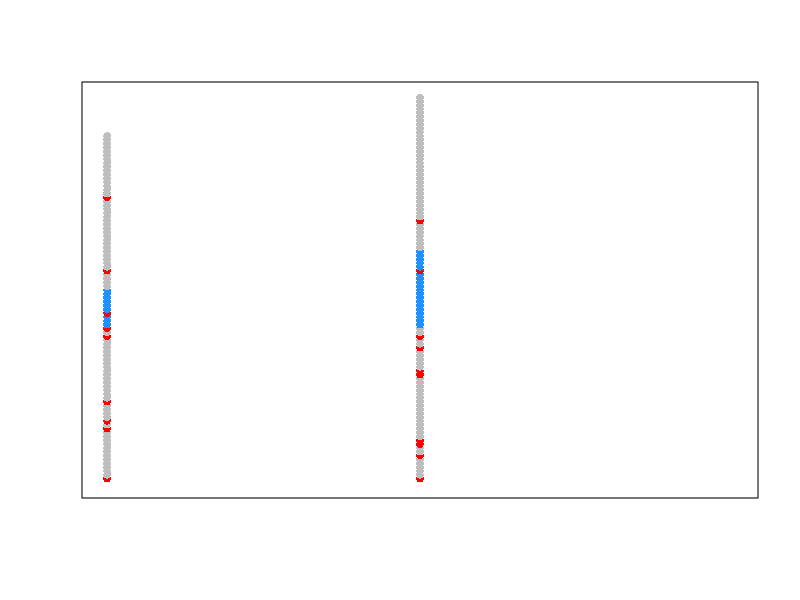
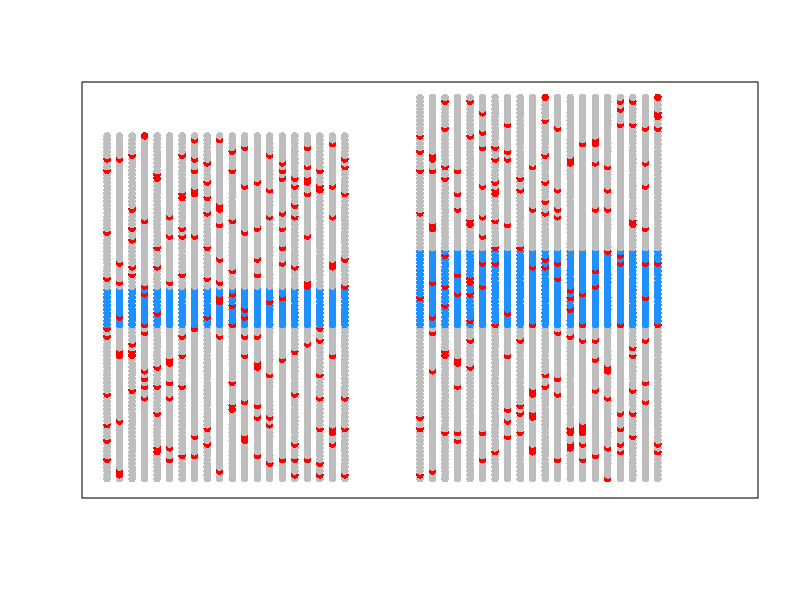
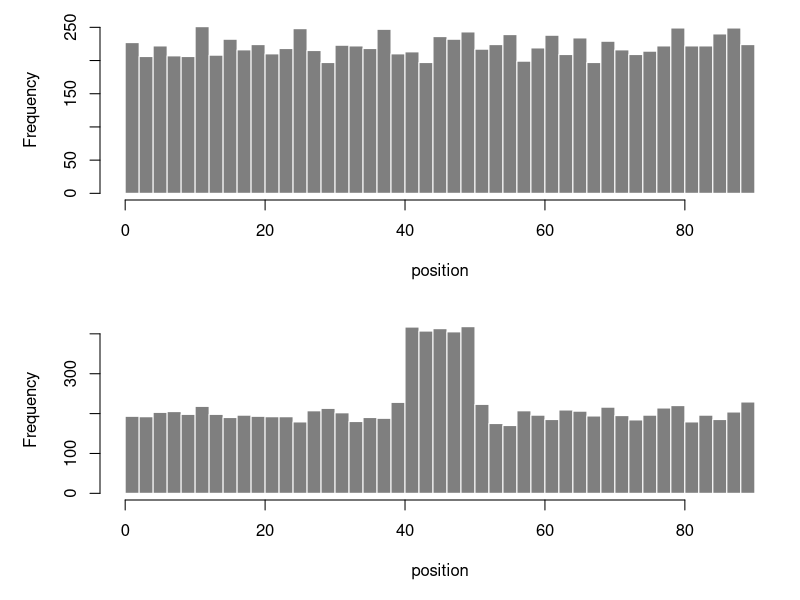
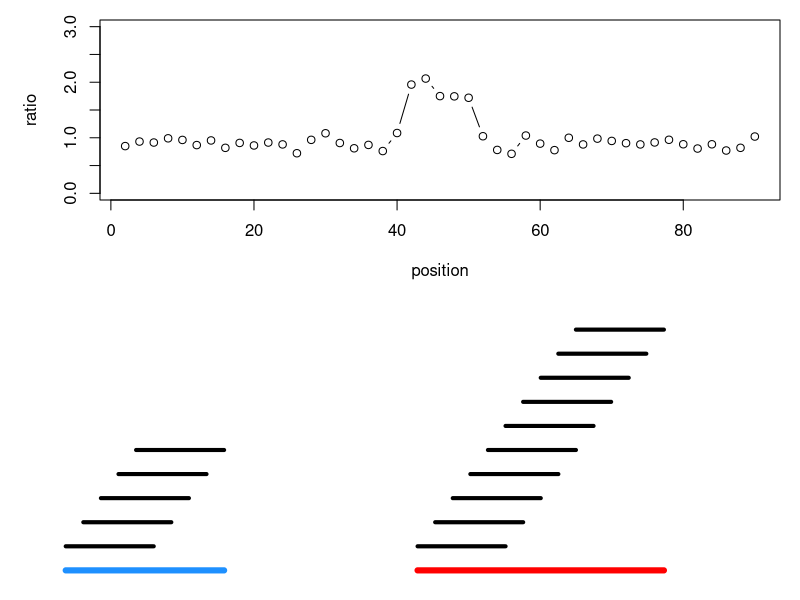

Generate these figures, in order, with R:
## ---- chunk 1
plotCov <- function(t=30,m=10,plt=TRUE) {
  coverage1 <- c()
  coverage2 <- c()
  n <- 90
  copy1 <- 41:50
  copy2 <- 41:60
  seq1 <- seq_len(n)
  seq2 <- c(1:40, copy1, copy1, 51:90)
  if (plt) plot(0,0,xlab="",ylab="",xaxt="n",yaxt="n",ylim=c(0,n+10),xlim=c(0,1),type="n")
  for (i in 0:(t-1)) {
    x1 <- sample(seq1,m,TRUE)
    x2 <- sample(seq2,m,TRUE)
    xx2 <- sample(seq_len(n + 10),m,TRUE)
    col1 <- ifelse(seq1 %in% x1,"red",ifelse(seq1 %in% copy1,"dodgerblue","grey"))
    col2 <- ifelse(seq_len(n+10) %in% xx2,"red",ifelse(seq_len(n+10) %in% copy2,"dodgerblue","grey"))
    if (plt) points(rep(i/(t*2+10),n), seq_along(seq1), col=col1, pch=16)
    if (plt) points(rep((t+i+5)/(t*2+10),n+10), seq_along(seq2), col=col2, pch=16)
    coverage1 <- c(coverage1, x1)
    coverage2 <- c(coverage2, x2)
  }
  cbind(coverage1, coverage2)
}
coverage <- plotCov(t=1)
## ---- chunk 2
coverage <- plotCov(20)
## ---- chunk 3
coverage <- plotCov(1000, plt=FALSE)
par(mfrow=c(2,1),mar=c(5,5,1,1))
h1 <- hist(coverage[,1],col="grey50",border="white",xlab="position",main="",breaks=45)
h2 <- hist(coverage[,2],col="grey50",border="white",xlab="position",main="",breaks=45)
## ---- chunk 4
plot(h1$breaks[-1],h2$counts/h1$counts,xlab="position",ylab="ratio",type="b",ylim=c(0,3))
## ---- chunk 5
x <- 40
y <- 10
par(mar=c(1,1,1,1))
plot(0,0,xlab="",ylab="",xaxt="n",yaxt="n",xlim=c(0,1),ylim=c(0,1),type="n",bty="n")
segments(1:5/x, 1:5/y, 6:10/x, 1:5/y, lwd=4)
segments(21:30/x, 1:10/y, 26:35/x, 1:10/y, lwd=4)
segments(1/x,0,10/x,0,lwd=6,col="dodgerblue")
segments(21/x,0,35/x,0,lwd=6,col="red")
